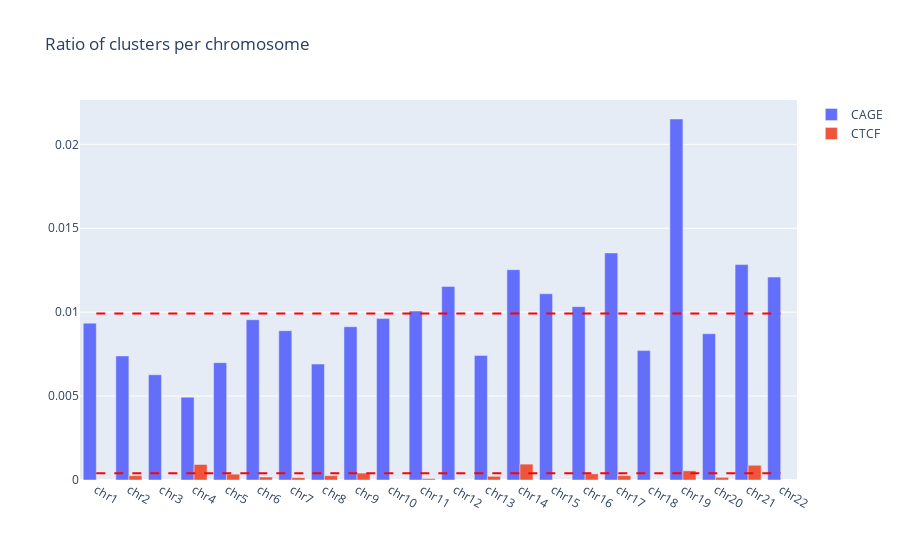

The code cell stored with this chart in its notebook:
### Code cell
CAGE_RATIO = {chrom : cage_enriched_counts[chrom] / CLUSTER_COUNTS[chrom] for chrom in CHROMOSOMES}
CTCF_RATIO = {chrom : ctcf_enriched_counts[chrom] / CLUSTER_COUNTS[chrom] for chrom in CHROMOSOMES if chrom in ctcf_enriched_counts}

#plot an histogram
fig = go.Figure()
fig.add_trace(go.Bar(x=list(CAGE_RATIO.keys()), y=list(CAGE_RATIO.values()), name="CAGE"))
fig.add_trace(go.Bar(x=list(CTCF_RATIO.keys()), y=list(CTCF_RATIO.values()), name="CTCF"))
fig.update_layout(barmode='group', title="Ratio of clusters per chromosome")
# Add an horizontal line with the average
avg = sum(CAGE_RATIO.values()) / len(CAGE_RATIO)
avg_2 = sum(CTCF_RATIO.values()) / len(CTCF_RATIO)
fig.add_shape(
    type="line",
    x0=list(CAGE_RATIO.keys())[0],
    y0=avg,
    x1=list(CAGE_RATIO.keys())[-1],
    y1=avg,
    line=dict(
        color="red",
        width=2,
        dash="dash"
    )
)

fig.add_shape(
    type="line",
    x0=list(CAGE_RATIO.keys())[0],
    y0=avg_2,
    x1=list(CAGE_RATIO.keys())[-1],
    y1=avg_2,
    line=dict(
        color="red",
        width=2,
        dash="dash"
    )
)



fig.show()

# save the figure as a svg file
fig.write_image("../analysis_results/cage_ratio.svg")

### Figure 1 — Plotly figure (JSON) as saved in the notebook; plotly's stock layout.template omitted (floating-point values rounded to 4 significant figures)
{"data": [{"name": "CAGE", "type": "bar", "x": ["chr1", "chr2", "chr3", "chr4", "chr5", "chr6", "chr7", "chr8", "chr9", "chr10", "chr11", "chr12", "chr13", "chr14", "chr15", "chr16", "chr17", "chr18", "chr19", "chr20", "chr21", "chr22"], "y": [0.009346, 0.007392, 0.006271, 0.004934, 0.006993, 0.009551, 0.008895, 0.006908, 0.009132, 0.009618, 0.01007, 0.01153, 0.007425, 0.01253, 0.0111, 0.01033, 0.01353, 0.007711, 0.02151, 0.008715, 0.01283, 0.01209]}, {"name": "CTCF", "type": "bar", "x": ["chr2", "chr4", "chr5", "chr6", "chr7", "chr8", "chr9", "chr11", "chr13", "chr14", "chr16", "chr17", "chr19", "chr20", "chr21"], "y": [0.0002564, 0.0009251, 0.0003482, 0.0001774, 0.0001406, 0.0002572, 0.000411, 7.772e-05, 0.00022, 0.0009459, 0.0003689, 0.0002627, 0.0005468, 0.000157, 0.000879]}], "layout": {"barmode": "group", "shapes": [{"line": {"color": "red", "dash": "dash", "width": 2}, "type": "line", "x0": "chr1", "x1": "chr22", "y0": 0.009928, "y1": 0.009928}, {"line": {"color": "red", "dash": "dash", "width": 2}, "type": "line", "x0": "chr1", "x1": "chr22", "y0": 0.0003983, "y1": 0.0003983}], "title": {"text": "Ratio of clusters per chromosome"}}}
